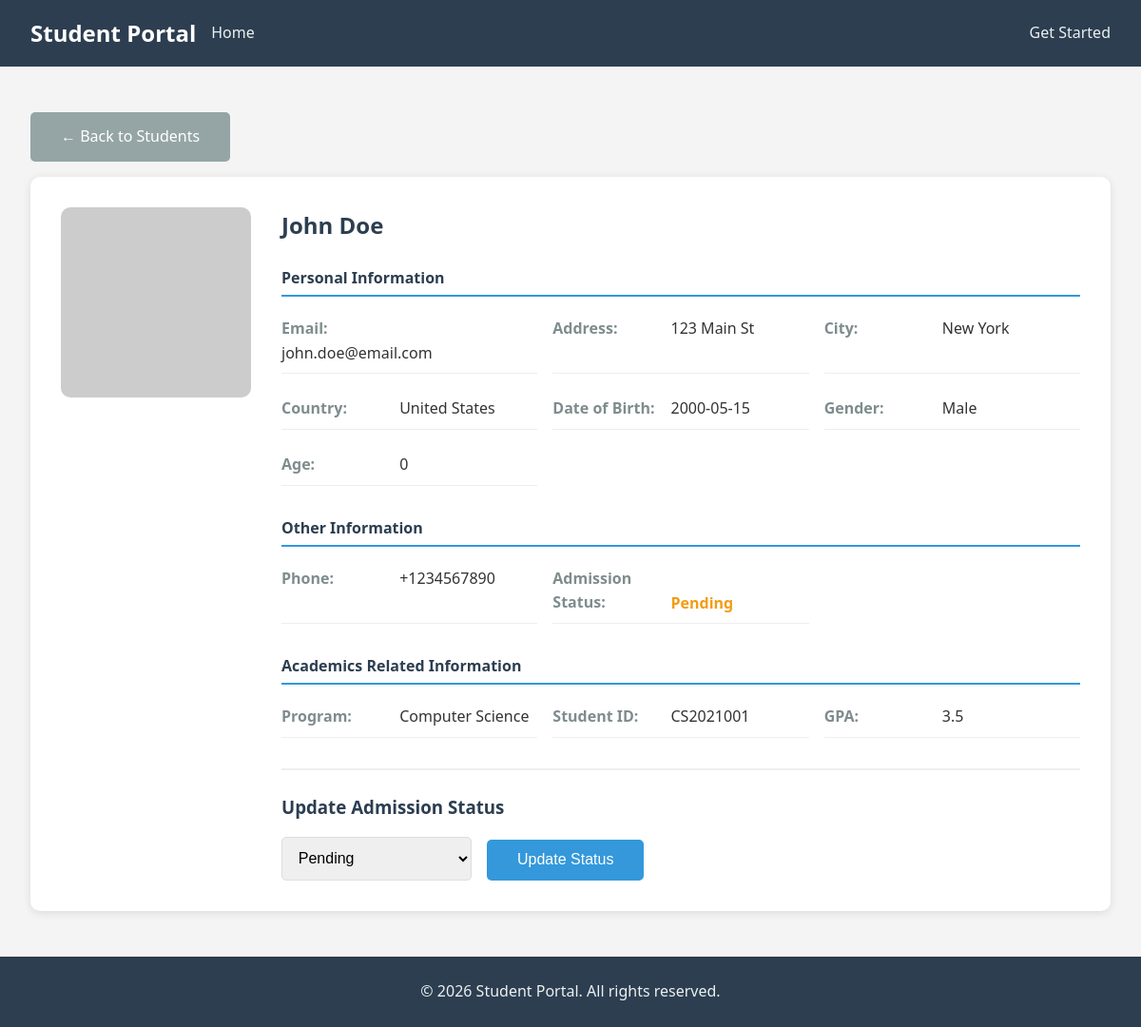
/student/3, run on an earlier commit of the app's database.
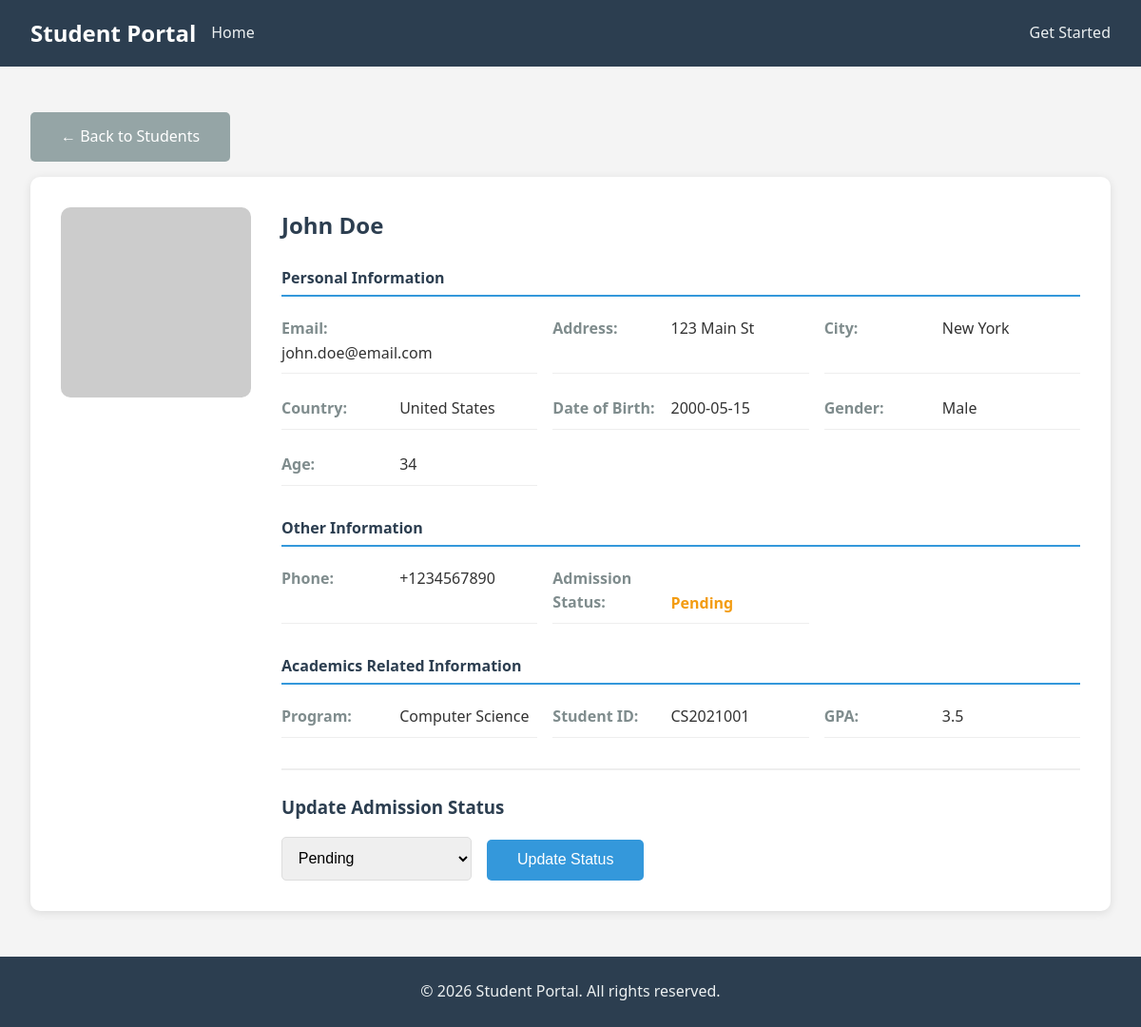
And on a later commit of the database.
### tables this page shows
CREATE TABLE students (
                id INTEGER PRIMARY KEY AUTOINCREMENT,
                first_name TEXT NOT NULL,
                last_name TEXT NOT NULL,
                email TEXT NOT NULL,
                phone TEXT,
                address TEXT NOT NULL,
                city TEXT NOT NULL,
                country TEXT NOT NULL,
                dob DATE NOT NULL,
                gender TEXT NOT NULL,
                program TEXT NOT NULL,
                student_id TEXT NOT NULL,
                gpa REAL NOT NULL,
                image TEXT,
                status TEXT DEFAULT 'Pending',
                created_at TIMESTAMP DEFAULT CURRENT_TIMESTAMP
            , age INTEGER NOT NULL DEFAULT 0);

### app.py (the view)
@app.route('/student/<int:student_id>')
def student_details(student_id):
    db = get_db()
    student = db.execute('SELECT * FROM students WHERE id = ?', (student_id,)).fetchone()
    if not student:
        flash('Student not found', 'error')
        return redirect(url_for('index'))
    return render_template('details.html', student=student)

### app.py (called while the page is built)
def get_db():
    if 'db' not in g:
        g.db = sqlite3.connect(app.config['DATABASE'], timeout=30, isolation_level=None)
        g.db.row_factory = sqlite3.Row
    return g.db

### templates/details.html (shortened to what this page needs)
{% extends "base.html" %}
{% block content %}
<main>
    <section class="details-section">
        <div class="container">
            <a href="{{ url_for('index') }}" class="btn btn-back">&larr; Back to Students</a>
            <div class="student-card">
                <div class="student-image">
                    {% if student.image %}
                        <img src="{{ url_for('static', filename='uploads/' + student.image) }}" alt="{{ student.first_name }}">
                    {% else %}
                        <img src="https://via.placeholder.com/200x200/cccccc/666666?text=No+Image" alt="No Image">
                    {% endif %}
                </div>
                <div class="student-info">
                    <h2>{{ student.first_name }} {{ student.last_name }}</h2>
                    <div class="info-section">
                        <h3>Personal Information</h3>
                        <div class="info-grid">
                            <div class="info-item">
                                <span class="info-label">Email:</span>
                                <span class="info-value">{{ student.email }}</span>
                            </div>
                            <div class="info-item">
                                <span class="info-label">Address:</span>
                                <span class="info-value">{{ student.address }}</span>
                            </div>
                            <div class="info-item">
                                <span class="info-label">City:</span>
                                <span class="info-value">{{ student.city }}</span>
                            </div>
                            <div class="info-item">
                                <span class="info-label">Country:</span>
                                <span class="info-value">{{ student.country }}</span>
                            </div>
                            <div class="info-item">
                                <span class="info-label">Date of Birth:</span>
                                <span class="info-value">{{ student.dob }}</span>
                            </div>
                            <div class="info-item">
                                <span class="info-label">Gender:</span>
                                <span class="info-value">{{ student.gender }}</span>
                            </div>
                            <div class="info-item">
                                <span class="info-label">Age:</span>
                                <span class="info-value">{{ student.age }}</span>
                            </div>
                        </div>
                    </div>
                    <div class="info-section">
                        <h3>Other Information</h3>
                        <div class="info-grid">
                            <div class="info-item">
                                <span class="info-label">Phone:</span>
                                <span class="info-value">{{ student.phone or 'N/A' }}</span>
                            </div>
                            <div class="info-item">
                                <span class="info-label">Admission Status:</span>
                                <span class="info-value status-{{ student.status|lower }}">{{ student.status }}</span>
                            </div>
                        </div>
                    </div>
                    <div class="info-section">
                        <h3>Academics Related Information</h3>
                        <div class="info-grid">
                            <div class="info-item">
                                <span class="info-label">Program:</span>
                                <span class="info-value">{{ student.program }}</span>
                            </div>
                            <div class="info-item">
                                <span class="info-label">Student ID:</span>
                                <span class="info-value">{{ student.student_id }}</span>
                            </div>
                            <div class="info-item">
                                <span class="info-label">GPA:</span>
                                <span class="info-value">{{ student.gpa }}</span>
                            </div>
                        </div>
                    </div>
                    <div class="status-form">
                        <h3>Update Admission Status</h3>
                        <form id="statusForm" action="{{ url_for('update_status', student_id=student.id) }}" method="POST">
                            <select id="statusSelect" name="status" required>
                                <option value="Pending" {% if student.status == 'Pending' %}selected{% endif %}>Pending</option>
                            </select>
                            <button type="submit" class="btn btn-primary">Update Status</button>
                        </form>
                    </div>
                </div>
            </div>
        </div>
    </section>
</main>
{% endblock %}

### templates/base.html (shortened to what this page needs)
<!DOCTYPE html>
<html lang="en">
<head>
    <link rel="stylesheet" href="{{ url_for('static', filename='css/style.css') }}">
</head>
<body>
    <nav class="navbar">
        <div class="container">
            <a href="{{ url_for('landing') }}" class="logo">Student Portal</a>
            <ul class="nav-links nav-left">
                <li><a href="{{ url_for('landing') }}" {% if request.endpoint == 'landing' %}class="active"{% endif %}>Home</a></li>
            </ul>
            <ul class="nav-links nav-right">
                <li><a href="{{ url_for('form') }}" {% if request.endpoint == 'form' %}class="active"{% endif %}>Get Started</a></li>
            </ul>
        </div>
    </nav>
    {% block content %}{% endblock %}
    <footer class="footer">
        <div class="container">
            <p>&copy; 2026 Student Portal. All rights reserved.</p>
        </div>
    </footer>
</body>
</html>

### static/css/style.css (style rules this page uses)
* { margin: 0; padding: 0; box-sizing: border-box; }
body { font-family: 'Segoe UI', Tahoma, Geneva, Verdana, sans-serif; line-height: 1.6; color: #333; background-color: #f4f4f4; min-height: 100vh; display: flex; flex-direction: column; }
main { flex: 1; }
.navbar { background-color: #2c3e50; padding: 1rem 0; position: sticky; top: 0; z-index: 1000; }
.navbar .container { display: flex; align-items: center; }
.nav-left { display: flex; gap: 1rem; margin-left: 0; }
.nav-right { display: flex; gap: 1rem; margin-left: auto; }
.logo { color: #fff; font-size: 1.5rem; font-weight: bold; text-decoration: none; margin-right: 1rem; }
.nav-links { list-style: none; display: flex; gap: 1rem; }
.nav-links li { margin-left: 0; }
.nav-links a { color: #ecf0f1; text-decoration: none; transition: color 0.3s; }
.container { max-width: 1200px; margin: 0 auto; padding: 0 2rem; }
.btn { display: inline-block; padding: 0.8rem 2rem; border: none; border-radius: 5px; cursor: pointer; text-decoration: none; font-size: 1rem; transition: all 0.3s; }
.btn-primary { background-color: #3498db; color: #fff; }
.btn-back { background-color: #95a5a6; color: #fff; margin-bottom: 1rem; }
form { background: #fff; padding: 2rem; border-radius: 10px; box-shadow: 0 2px 10px rgba(0,0,0,0.1); max-width: 800px; margin: 0 auto; }
.details-section { padding: 3rem 0; }
.student-card { background: #fff; border-radius: 10px; box-shadow: 0 2px 10px rgba(0,0,0,0.1); overflow: hidden; display: flex; gap: 2rem; padding: 2rem; }
.student-image { flex-shrink: 0; }
.student-image img { width: 200px; height: 200px; object-fit: cover; border-radius: 10px; }
.student-info { flex: 1; }
.student-info h2 { color: #2c3e50; margin-bottom: 1.5rem; }
.info-grid { display: grid; grid-template-columns: repeat(auto-fill, minmax(250px, 1fr)); gap: 1rem; margin-bottom: 2rem; }
.info-item { padding: 0.5rem 0; border-bottom: 1px solid #eee; }
.info-section { margin-bottom: 1.5rem; }
.info-section h3 { color: #2c3e50; margin-bottom: 0.8rem; padding-bottom: 0.3rem; border-bottom: 2px solid #3498db; font-size: 1rem; }
.info-label { font-weight: bold; color: #7f8c8d; display: inline-block; width: 120px; }
.status-pending { color: #f39c12; font-weight: bold; }
.status-form { border-top: 2px solid #eee; padding-top: 1.5rem; }
.status-form h3 { margin-bottom: 1rem; color: #2c3e50; }
.status-form form { display: flex; gap: 1rem; align-items: flex-end; max-width: none; background: none; box-shadow: none; padding: 0; }
.status-form select { flex: 1; max-width: 200px; padding: 0.8rem; border: 1px solid #ddd; border-radius: 5px; font-size: 1rem; }
.footer { background-color: #2c3e50; color: #ecf0f1; text-align: center; padding: 1.5rem 0; margin-top: auto; }

What changed in the data, as far as the page shows it:
changed students "John": age "0" → "34"
